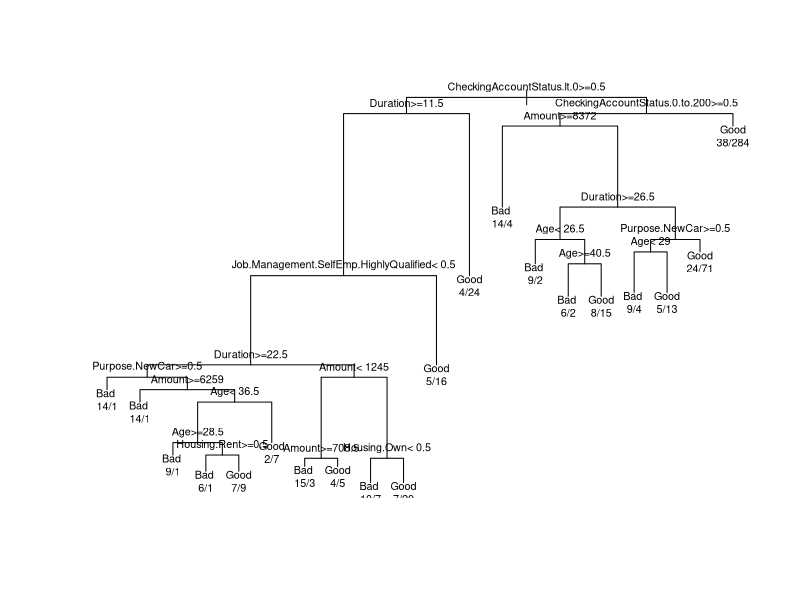
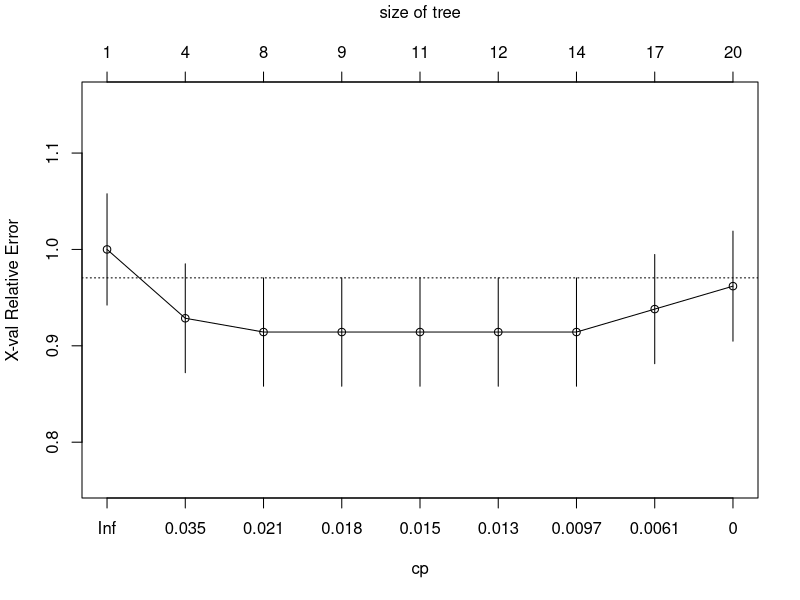
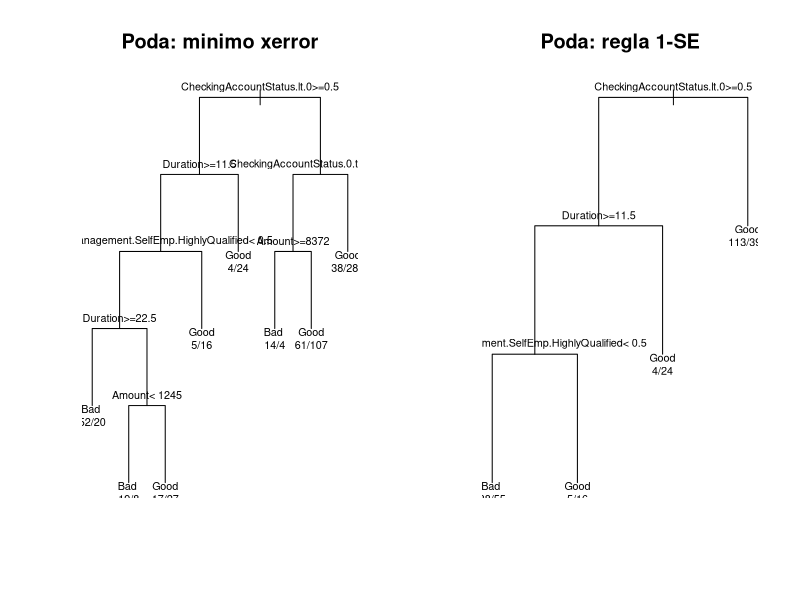

Recreate these plots in R, in order.

# ============================================================
# GERMANCREDIT: RPART, VALIDACION CRUZADA Y PODA
# Criterios: minimo xerror y regla 1-SE
# ============================================================

# 1. Instalar y cargar paquetes
if (!requireNamespace("caret", quietly = TRUE)) {
  install.packages("caret")
}
if (!requireNamespace("rpart", quietly = TRUE)) {
  install.packages("rpart")
}

library(caret)
library(rpart)

set.seed(123)

# 2. Cargar el conjunto de datos completo
data("GermanCredit", package = "caret")
datos <- GermanCredit

# 3. Seleccionar las variables solicitadas
variables <- c(
  "Age",
  "Job.Management.SelfEmp.HighlyQualified",
  "Housing.Rent",
  "Housing.ForFree",
  "Housing.Own",
  "SavingsAccountBonds.500.to.1000",
  "CheckingAccountStatus.lt.0",
  "CheckingAccountStatus.0.to.200",
  "Amount",
  "Duration",
  "Purpose.NewCar",
  "Class"
)

# Comprobar que existen todas las columnas
if (!all(variables %in% names(datos))) {
  stop(
    "No se encuentran estas variables: ",
    paste(setdiff(variables, names(datos)), collapse = ", ")
  )
}

datos <- datos[, variables]

# GermanCredit contiene variables indicadoras y numéricas.
# La variable objetivo debe ser un factor.
datos$Class <- factor(datos$Class)

cat("Numero de observaciones:", nrow(datos), "\n")
cat("Distribucion de clases:\n")
print(table(datos$Class))

# 4. Particion estratificada: 70% entrenamiento, 30% prueba
# Se mantiene la proporcion de las clases en ambos conjuntos.
indices_train <- createDataPartition(
  datos$Class,
  p = 0.70,
  list = FALSE
)

train <- datos[indices_train, ]
test  <- datos[-indices_train, ]

cat("\nObservaciones de entrenamiento:", nrow(train), "\n")
cat("Observaciones de prueba:", nrow(test), "\n")

# 5. Entrenar el arbol inicial sin poda previa
# cp = 0 permite generar el arbol inicial sin el umbral
# habitual de poda por complejidad.
modelo_inicial <- rpart(
  Class ~ .,
  data = train,
  method = "class",
  control = rpart.control(
    cp = 0,
    xval = 10,
    minsplit = 20,
    minbucket = 7,
    maxdepth = 30
  )
)

# Mostrar el arbol
print(modelo_inicial)
plot(modelo_inicial)
text(modelo_inicial, use.n = TRUE, cex = 0.65)

# 6. Tabla de complejidad y error de validacion cruzada
tabla_cp <- modelo_inicial$cptable

cat("\nTabla de complejidad (CP):\n")
print(tabla_cp)

# Graficar el error de validacion cruzada
plotcp(modelo_inicial)

# 7. Elegir el CP que minimiza xerror
fila_min <- which.min(tabla_cp[, "xerror"])

cp_min <- tabla_cp[fila_min, "CP"]

cat("\nCP con minimo xerror:", cp_min, "\n")
cat("Minimo xerror:", tabla_cp[fila_min, "xerror"], "\n")
cat("Error estandar en el minimo:",
    tabla_cp[fila_min, "xstd"], "\n")

# Podar el arbol usando el CP de minimo xerror
modelo_min <- prune(
  modelo_inicial,
  cp = cp_min
)

# 8. Aplicar la regla de un error estandar (1-SE)
# Umbral = minimo xerror + error estandar en ese minimo
umbral_1se <- tabla_cp[fila_min, "xerror"] +
  tabla_cp[fila_min, "xstd"]

# Elegir el arbol mas sencillo que cumpla el umbral.
# La tabla esta ordenada de arboles mas sencillos a mas complejos.
filas_validas <- which(tabla_cp[, "xerror"] <= umbral_1se)

fila_1se <- filas_validas[1]
cp_1se <- tabla_cp[fila_1se, "CP"]

cat("\nUmbral 1-SE:", umbral_1se, "\n")
cat("CP seleccionado por 1-SE:", cp_1se, "\n")
cat("xerror del arbol 1-SE:",
    tabla_cp[fila_1se, "xerror"], "\n")

modelo_1se <- prune(
  modelo_inicial,
  cp = cp_1se
)

# 9. Funcion para calcular accuracy sobre los mismos datos
calcular_accuracy <- function(modelo, datos_test) {
  pred <- predict(
    modelo,
    newdata = datos_test,
    type = "class"
  )
  
  mean(pred == datos_test$Class)
}

# 10. Comparar los tres arboles en el conjunto de prueba
acc_inicial <- calcular_accuracy(modelo_inicial, test)
acc_min     <- calcular_accuracy(modelo_min, test)
acc_1se     <- calcular_accuracy(modelo_1se, test)

comparacion <- data.frame(
  Modelo = c(
    "Sin podar",
    "Podado: minimo xerror",
    "Podado: regla 1-SE"
  ),
  CP = c(
    min(tabla_cp[, "CP"]),
    cp_min,
    cp_1se
  ),
  Hojas = c(
    sum(modelo_inicial$frame$var == "<leaf>"),
    sum(modelo_min$frame$var == "<leaf>"),
    sum(modelo_1se$frame$var == "<leaf>")
  ),
  Accuracy = c(
    acc_inicial,
    acc_min,
    acc_1se
  )
)

comparacion$Accuracy_porcentaje <-
  round(100 * comparacion$Accuracy, 2)

cat("\n--- COMPARACION FINAL ---\n")
print(comparacion, row.names = FALSE)

# 11. Matrices de confusion
cat("\nMatriz de confusion: arbol sin podar\n")
print(table(
  Real = test$Class,
  Predicho = predict(
    modelo_inicial, test, type = "class"
  )
))

cat("\nMatriz de confusion: arbol minimo xerror\n")
print(table(
  Real = test$Class,
  Predicho = predict(
    modelo_min, test, type = "class"
  )
))

cat("\nMatriz de confusion: arbol 1-SE\n")
print(table(
  Real = test$Class,
  Predicho = predict(
    modelo_1se, test, type = "class"
  )
))

# 12. Dibujar los dos arboles podados
par(mfrow = c(1, 2))

plot(modelo_min, uniform = TRUE,
     main = "Poda: minimo xerror")
text(modelo_min, use.n = TRUE, cex = 0.65)

plot(modelo_1se, uniform = TRUE,
     main = "Poda: regla 1-SE")
text(modelo_1se, use.n = TRUE, cex = 0.65)

par(mfrow = c(1, 1))
